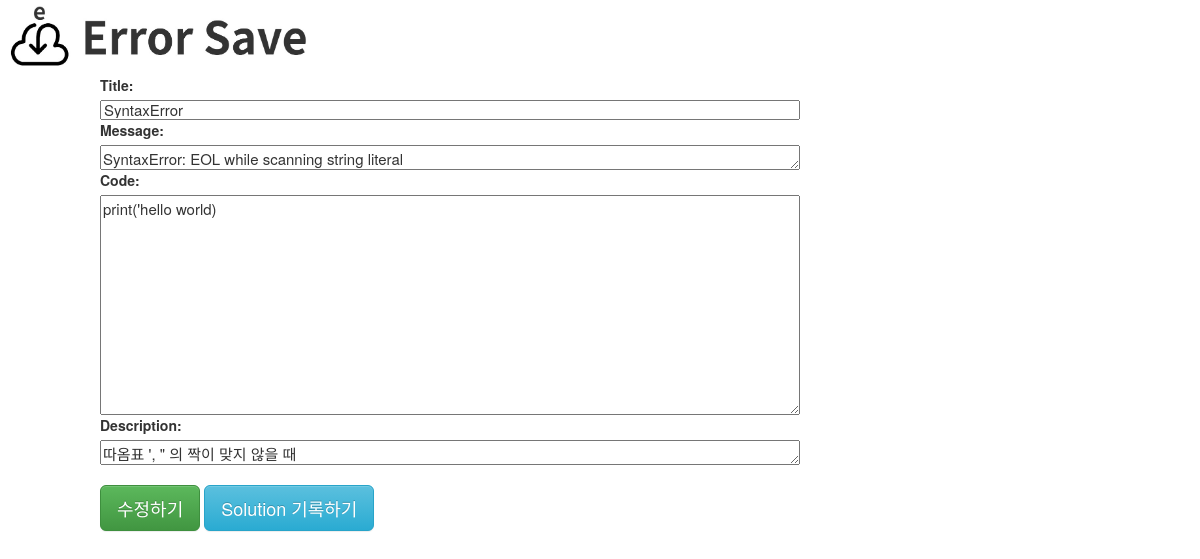
Page /39/myDetailError/ on the committed database.
### error_manage_system/models.py (models this page shows)
class Error(models.Model):
    objects = models.Manager()
    title = models.CharField(max_length=225)
    message = models.TextField()
    code = models.TextField()
    status = models.BooleanField()
    description = models.TextField()

### error_manage_system/views.py (the view)
# urls.py: path('<int:e_id>/myDetailError/', views.myDetailError, name='myDetailError'),
def myDetailError(request, e_id):
    detail_error = Error.objects.get(id=e_id)
    if detail_error.status:
        detail_solution = Solution.objects.get(error_id=e_id)
        content = {"detail_error": detail_error, "detail_solution": detail_solution}
    else:
        content = {"detail_error": detail_error}
    return render(request, 'error_manage_system/my_detail_error.html', content)

### error_manage_system/templates/error_manage_system/my_detail_error.html (shortened to what this page needs)
{% load static %}
<!DOCTYPE>
<html>
    <head>
        <link rel="stylesheet" href="https://maxcdn.bootstrapcdn.com/bootstrap/3.3.2/css/bootstrap.min.css">
        <link rel="stylesheet" href="https://maxcdn.bootstrapcdn.com/bootstrap/3.3.2/css/bootstrap-theme.min.css">
    </head>
    <body>
            <a href="{% url 'index' %}">
                <img src="{% static 'img/logo.jpg' %}" alt="main page" height="75" width="320">
            </a>
            <form action="./updateError/" method="POST">{% csrf_token %}
                <div style="padding-left:100px;">
                    <label class="required">Title:</label>
                    <br>
                    <input name="title" type="text" value="{{detail_error.title}}"  style="width:700px;height:20px;font-size:15px;"/>
                </div>
                <div style="padding-left:100px; padding-right:100px;" >
                    <label class="required" for="id_title">Message:</label>
                    <br>
                    <textarea name="message" cols="40" rows="2" style="width:700px;height:25px;font-size:15px;">{{detail_error.message}}</textarea>
                </div>
                <div style="padding-left:100px; padding-right:100px;">
                    <label class="required" for="id_title">Code:</label>
                    <br>
                    <textarea name="code" cols="10" rows="10" style="width:700px;font-size:15px;">{{detail_error.code}}</textarea>
                </div>
                <div style="padding-left:100px;" >
                    <label class="required">Description:</label>
                    <br>
                    <textarea name="description" cols="40" rows="10" style="width:700px;height:25px;font-size:15px;">{{detail_error.description}}</textarea>
                </div>
            {% if detail_error.status %}
                <input type="hidden" id="solution_status" name="solution_status" value="1">
                <div style="padding-left:100px; padding-right:100px;">
                    <label class="required" for="id_title">Solution code:</label>
                    <br>
                    <textarea name="sol_code" cols="10" rows="10" style="width:700px;font-size:15px;">{{detail_solution.solution_code}}</textarea>
                </div>
                <div style="padding-left:100px;" >
                    <label class="required">Solution description:</label>
                    <br>
                    <textarea name="sol_description" cols="40" rows="10" style="width:700px;height:25px;font-size:15px;">{{detail_solution.solution_description}}</textarea>
                </div>
                <!-- <div  style="padding-left:100px; padding-right:100px;" >
                    <label class="required" for="id_title">Solution code:</label>
                    <pre class="prettyprint" class="required" for="id_title">{{detail_solution.solution_code}}</pre>
                </div>
                <div style="padding-left:100px;" >
                    <label class="required" for="id_title">Solution description:</label>
                    <p class="required" for="id_title">{{detail_solution.solution_description}}</p>
                </div>
 -->
                <div style="padding-left:100px;" >
                    <br>
                    <button type="submit" class="btn btn-lg btn-success">수정하기</button>
                    <a href="{% url 'index' %}" class="btn btn-lg btn-info">main으로</a>
                </div>
                {% else %}
                <br>
                <div style="padding-left:100px;" >
                    <button type="submit" class="btn btn-lg btn-success">수정하기</button>
                    <a href="{% url 'logging_solution' detail_error.id %}" class="btn btn-lg btn-info">Solution 기록하기</a>
                </div>
            {% endif %}
        </form>
    </body>
</html>

### rows in the picture
Error: title "SyntaxError", message "SyntaxError: EOL while scanning string literal", code "print('hello world)", description "따옴표 ', \" 의 짝이 맞지 않을 때"
